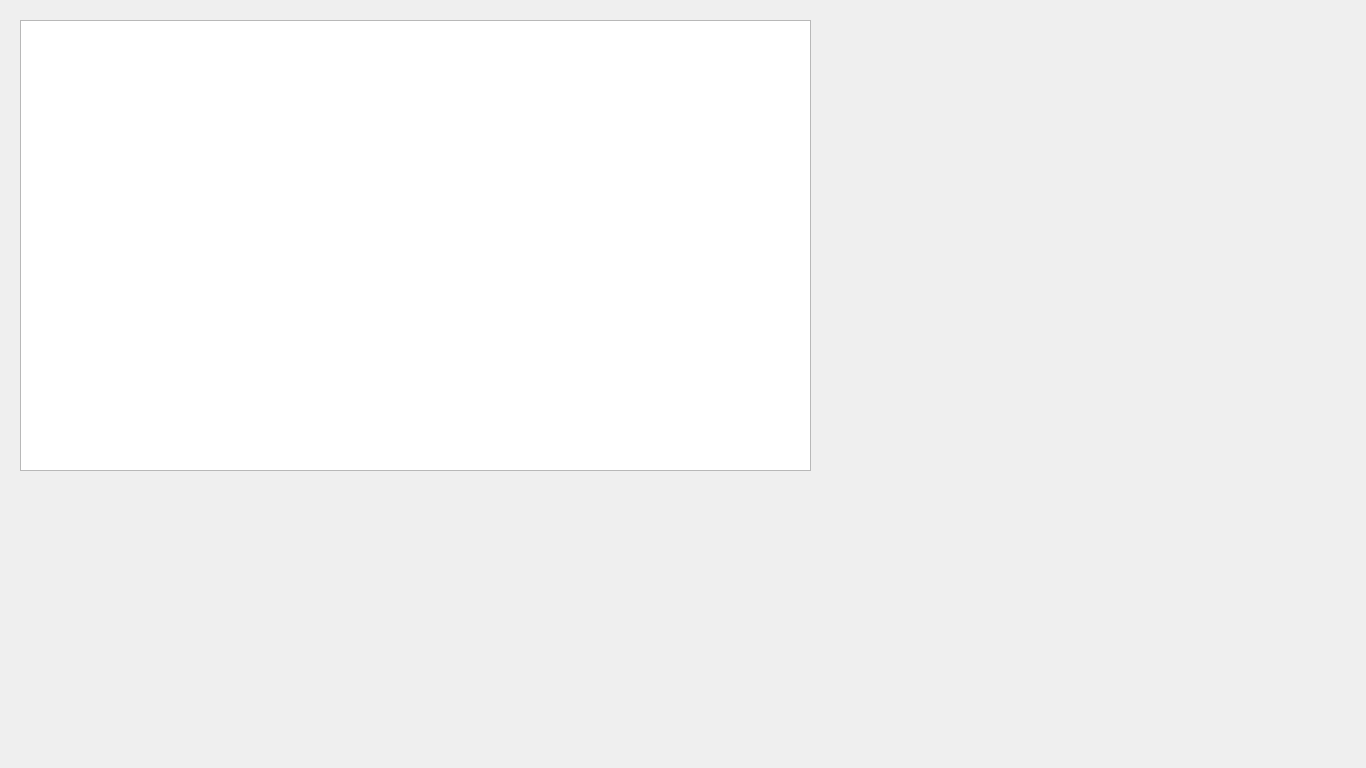
<?xml version="1.0" encoding="UTF-8"?>
<ui version="4.0">
 <class>mytask</class>
 <widget class="QDialog" name="mytask">
  <property name="geometry">
   <rect>
    <x>0</x>
    <y>0</y>
    <width>1366</width>
    <height>768</height>
   </rect>
  </property>
  <property name="windowTitle">
   <string>Task</string>
  </property>
  <widget class="QTextBrowser" name="textBrowser">
   <property name="geometry">
    <rect>
     <x>20</x>
     <y>20</y>
     <width>791</width>
     <height>451</height>
    </rect>
   </property>
  </widget>
 </widget>
 <resources/>
 <connections/>
</ui>
